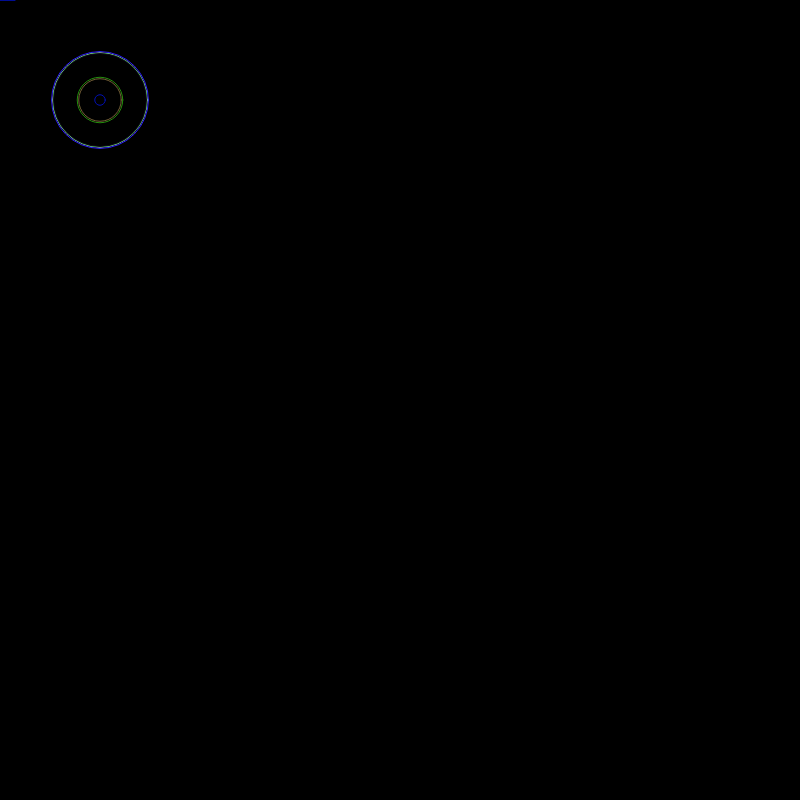
Frame 1 (no input)
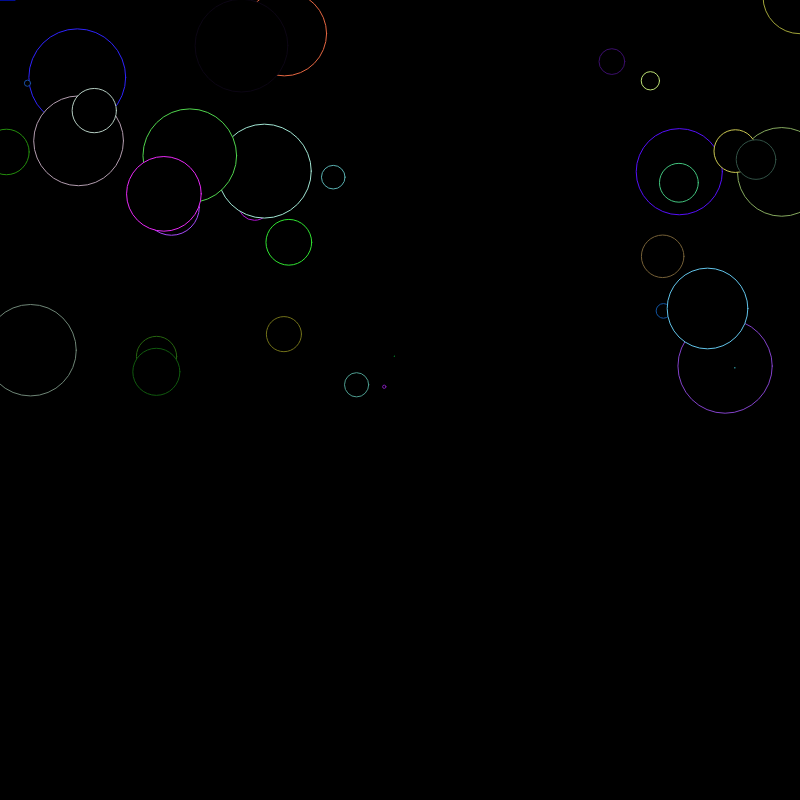
Frame 60 (no input)
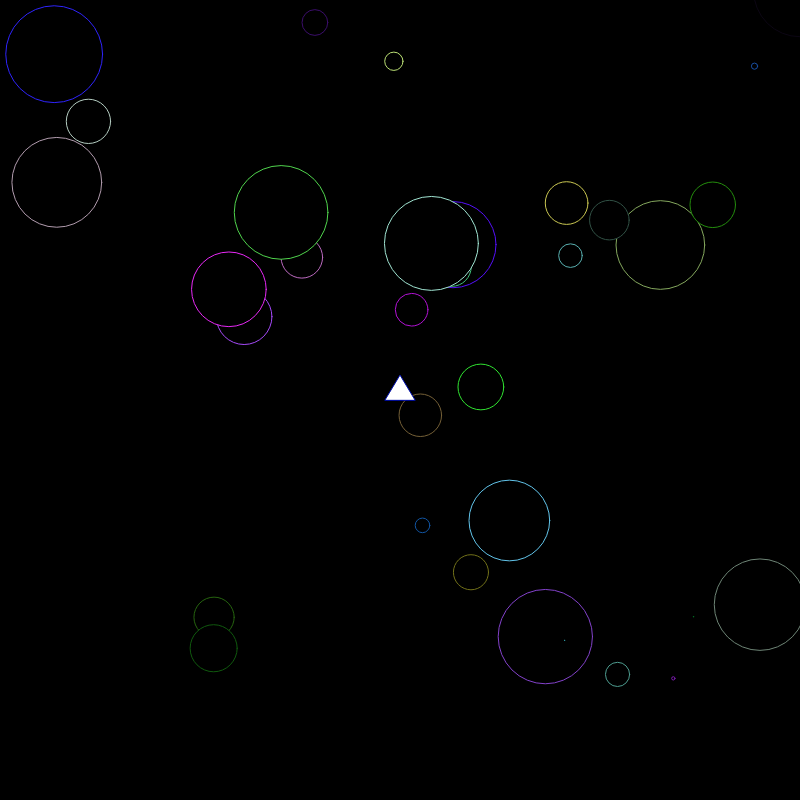
Frame 120 (the mouse pressed at the canvas centre since frame 60)

The p5.js sketch that drew these frames (run headless with seeded random() and noise() and a simulated clock; from frame 60 on, the mouse is pressed at the canvas centre):

// p5.js sketch
// ── sketch.js
var cars = [];

function setup() {
  // put setup code here
  createCanvas(800, 800);
  for (var i = 0; i < 50; i++) {
  cars.push(new Car());
}
}

function draw() {
  // put drawing code here
  background(0);

  for (var i = 0; i < cars.length; i++) {
  cars[i].display();
  cars[i].drive();
}
fill('white');
triangle(mouseX - 15, mouseY, mouseX, mouseY - 25, mouseX + 15, mouseY);

}

function Car() {
  //attributes
  this.pos = createVector(100, 100);
  this.v = createVector(random(-5, 5), random(-5, 5));
  this.r = random(255);
  this.g = random(255);
  this.b = random(255);
  this.o = random(0);
  this.wl = random(100);

  //methods
  this.display = function() {
    stroke(this.r, this.g, this.b);
    fill(0);
    ellipse(this.pos.x, this.pos.y, this.wl, this.wl);
  }

  this.drive = function() {
    this.pos.add(this.v);
    if (this.pos.x > width) this.pos.x = 0;
    if (this.pos.x < 0) this.pos.x = width;
    if (this.pos.y > height) this.pos.y = 0;
    if (this.pos.y < 0) this.pos.x = height;

  }



}
